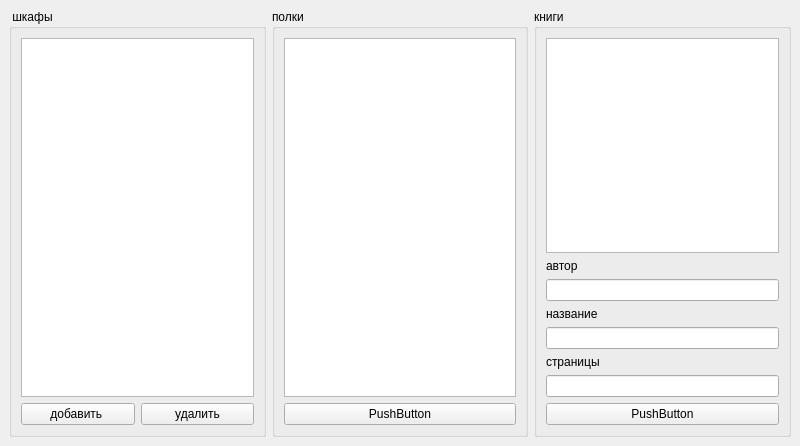
<?xml version="1.0" encoding="UTF-8"?>
<ui version="4.0">
 <class>MainWindow</class>
 <widget class="QMainWindow" name="MainWindow">
  <property name="geometry">
   <rect>
    <x>0</x>
    <y>0</y>
    <width>800</width>
    <height>446</height>
   </rect>
  </property>
  <property name="windowTitle">
   <string>MainWindow</string>
  </property>
  <widget class="QWidget" name="centralwidget">
   <layout class="QHBoxLayout" name="horizontalLayout">
    <item>
     <layout class="QVBoxLayout" name="verticalLayout">
      <item>
       <widget class="QGroupBox" name="groupBox">
        <property name="title">
         <string> шкафы </string>
        </property>
        <layout class="QVBoxLayout" name="verticalLayout_4">
         <item>
          <widget class="QListWidget" name="listWidget_locker"/>
         </item>
         <item>
          <layout class="QHBoxLayout" name="horizontalLayout_2">
           <item>
            <widget class="QPushButton" name="pushButton_">
             <property name="text">
              <string>добавить </string>
             </property>
            </widget>
           </item>
           <item>
            <widget class="QPushButton" name="pushButton">
             <property name="text">
              <string>удалить</string>
             </property>
            </widget>
           </item>
          </layout>
         </item>
        </layout>
       </widget>
      </item>
     </layout>
    </item>
    <item>
     <layout class="QVBoxLayout" name="verticalLayout_2">
      <item>
       <widget class="QGroupBox" name="groupBox_2">
        <property name="title">
         <string>полки</string>
        </property>
        <layout class="QVBoxLayout" name="verticalLayout_5">
         <item>
          <widget class="QListWidget" name="listWidget_2"/>
         </item>
         <item>
          <widget class="QPushButton" name="pushButton_2">
           <property name="text">
            <string>PushButton</string>
           </property>
          </widget>
         </item>
        </layout>
       </widget>
      </item>
     </layout>
    </item>
    <item>
     <layout class="QVBoxLayout" name="verticalLayout_3">
      <item>
       <widget class="QGroupBox" name="groupBox_3">
        <property name="title">
         <string>книги</string>
        </property>
        <layout class="QVBoxLayout" name="verticalLayout_6">
         <item>
          <widget class="QListWidget" name="listWidget_3"/>
         </item>
         <item>
          <widget class="QLabel" name="label">
           <property name="text">
            <string>автор</string>
           </property>
          </widget>
         </item>
         <item>
          <widget class="QLineEdit" name="lineEdit_3"/>
         </item>
         <item>
          <widget class="QLabel" name="label_3">
           <property name="text">
            <string>название</string>
           </property>
          </widget>
         </item>
         <item>
          <widget class="QLineEdit" name="lineEdit_2"/>
         </item>
         <item>
          <widget class="QLabel" name="label_2">
           <property name="text">
            <string>страницы</string>
           </property>
          </widget>
         </item>
         <item>
          <widget class="QLineEdit" name="lineEdit"/>
         </item>
         <item>
          <widget class="QPushButton" name="pushButton_3">
           <property name="text">
            <string>PushButton</string>
           </property>
          </widget>
         </item>
        </layout>
       </widget>
      </item>
     </layout>
    </item>
   </layout>
  </widget>
 </widget>
 <resources/>
 <connections/>
</ui>
